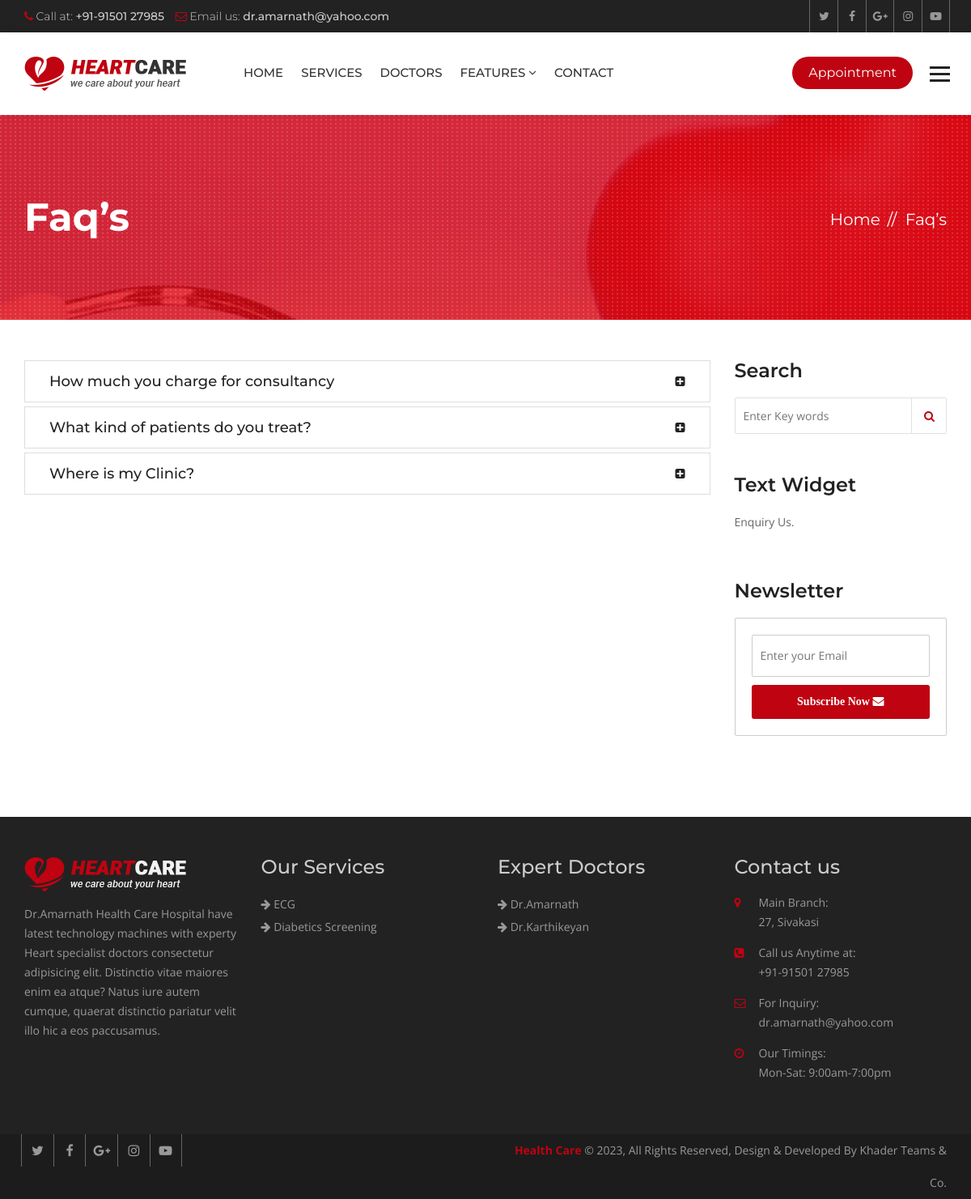
The page /faqs/ on the database its author committed.
### hospital/models.py (models this page shows, shortened)
class Faq(models.Model):
    question = models.CharField(max_length=120)
    answer = models.TextField()

class Service(models.Model):
    title = models.CharField(max_length=120)
    description = models.TextField()
    items = models.ManyToManyField(to='Item',)
    thumbnail = models.ImageField(upload_to='services/')
    cover = models.ImageField(upload_to='services/')
    image1 = models.ImageField(upload_to='services/', blank=True, null=True)
    image2 = models.ImageField(upload_to='services/', blank=True, null=True)

class Doctor(models.Model):
    name = models.CharField(max_length=120)
    speciality = models.CharField(max_length=120)
    picture = models.ImageField(upload_to="doctors/")
    details = models.TextField()
    experience = models.TextField()
    expertize = models.ManyToManyField(to='Expertize', related_name='doctors')
    twitter = models.CharField(max_length=120, blank=True, null=True)
    facebook = models.CharField(max_length=120, blank=True, null=True)
    instagram = models.CharField(max_length=120, blank=True, null=True)

### hospital/views.py (the view)
# urls.py: path('faqs/', views.FaqListView.as_view(), name="faqs"),
class FaqListView(ListView):
    template_name = 'hospital/faqs.html'
    queryset = Faq.objects.all()

### hospital/context_processors.py (called while the page is built)
def footer_content(request):
    services = Service.objects.all()
    doctors = Doctor.objects.all()
    context = {
        'services': services,
        'doctors': doctors
    }
    return context

### templates/hospital/faqs.html (shortened to what this page needs)
{% extends 'base.html' %}
{% block maincontent %}
<div class="inner-banner">
  <div class="container">
    <div class="row">
      <div class="col-md-7">
        <h1>Faq’s</h1>
      </div>
      <div class="col-md-5">
        <ol class="breadcrumb">
          <li><a href="{% url 'index' %}">Home</a></li>
          <li class="active">Faq’s</li>
        </ol>
      </div>
    </div>
  </div>
</div>
<div class="main-content">
  <section class="faqs">
    <div class="container">
      <div class="row">
        <div class="col-md-9">
          <div class="panel-group" id="accordion" role="tablist" aria-multiselectable="true">
            {% for faq in object_list %}
            <div class="panel panel-default">
              <div class="panel-heading" role="tab" id="heading{{ forloop.counter }}">
                <h4 class="panel-title"> <a class="collapsed" role="button" data-toggle="collapse"
                    data-parent="#accordion" href="#collapse{{ forloop.counter }}" aria-expanded="false"
                    aria-controls="collapse{{ forloop.counter }}">
                    {{ faq.question }}</a></h4>
              </div>
            </div>
            {% endfor %}
          </div>
        </div>
        <aside class="col-md-3">
          <div class="sidebar">
            <div class="widget search-widget">
              <h3>Search</h3>
              <form class="search-form">
                <input placeholder="Enter Key words" type="search">
                <button type="submit"><i class="fa fa-search" aria-hidden="true"></i></button>
              </form>
            </div>
            <div class="widget text-widget">
              <h3>Text Widget</h3>
              <p>Enquiry Us.</p>
            </div>
            <div class="widget newsletter-widget">
              <h3>Newsletter</h3>
              <form class="newsletter-form">
                <input placeholder="Enter your Email" type="email">
                <button type="submit">Subscribe Now <i class="fa fa-envelope" aria-hidden="true"></i></button>
              </form>
            </div>
          </div>
        </aside>
      </div>
    </div>
  </section>
</div>
{% endblock maincontent %}

### templates/partials/_footer.html
{% load static %}
<footer class="footer">
  <div class="footer-widgets">
    <div class="container">
      <div class="row">
        <div class="col-md-3 col-sm-6">
          <div class="widget"> <img class="ft-logo" src="{% static 'heartcare/images/footer-logo.png' %}" alt="">
            <p>Dr.Amarnath Health Care  Hospital have latest technology machines with experty Heart specialist doctors
              consectetur adipisicing elit. Distinctio vitae maiores enim ea atque? Natus iure autem cumque, quaerat
              distinctio pariatur velit illo hic a eos paccusamus. </p>
          </div>
        </div>
        <div class="col-md-3 col-sm-6">
          <div class="widget">
            <h3>Our Services</h3>
            <ul>
              {% for service in services|slice:':8' %}
              <li><a href="{% url 'service_details' service.id %}"><i class="fa fa-arrow-right"></i>
                  {{service.title }}</a></li>
              {% endfor %}
            </ul>
          </div>
        </div>
        <div class="col-md-3 col-sm-6">
          <div class="widget">
            <h3>Expert Doctors</h3>
            <ul>
              {% for doctor in doctors|slice:':8' %}
              <li><a href="{% url 'doctor_details' doctor.id %}"><i class="fa fa-arrow-right"></i> {{ doctor.name }}</a>
              </li>
              {% endfor %}
            </ul>
          </div>
        </div>
        <div class="col-md-3 col-sm-6">
          <div class="widget">
            <h3>Contact us</h3>
            <address>
              <ul>
                <li> <span class="icon"><i class="fa fa-map-marker" aria-hidden="true"></i></span> <span
                    class="add-text"><strong>Main Branch:</strong>  27, Sivakasi</span> </li>
                <li> <span class="icon"><i class="fa fa-phone-square" aria-hidden="true"></i></span> <span
                    class="add-text"><strong>Call us Anytime at:</strong> +91-91501 27985</span> </li>
                <li> <span class="icon"><i class="fa fa-envelope-o" aria-hidden="true"></i></span> <span
                    class="add-text"><strong>For Inquiry:</strong> dr.amarnath@yahoo.com</span> </li>
                <li> <span class="icon"><i class="fa fa-clock-o" aria-hidden="true"></i></span> <span
                    class="add-text"><strong>Our Timings:</strong> Mon-Sat: 9:00am-7:00pm</span> </li>
              </ul>
            </address>
          </div>
        </div>
      </div>
    </div>
  </div>
  <div class="footer-cr">
    <div class="container">
      <div class="row">
        <div class="col-md-6">
          <div class="footer-social"> <a href="#"><i class="fa fa-twitter" aria-hidden="true"></i></a> <a href="#"><i
                class="fa fa-facebook" aria-hidden="true"></i></a> <a href="#"><i class="fa fa-google-plus"
                aria-hidden="true"></i></a> <a href="#"><i class="fa fa-instagram" aria-hidden="true"></i></a> <a
              href="#"><i class="fa fa-youtube-play" aria-hidden="true"></i></a>
          </div>
        </div>
        <div class="col-md-6">
          <p><strong>Health Care</strong> © {% now 'Y' %}, All Rights Reserved, Design & Developed By Khader Teams & Co.</p>
        </div>
      </div>
    </div>
  </div>
</footer>

### heartcare/static/heartcare/css/custom.css (style rules this page uses)
html body { font-family: 'Open Sans', sans-serif; color: #777777; font-size: 14px; }
p { line-height: 24px; }
body h1, body h2, body h3, body h4, body h5, body h6 { font-family: 'Montserrat', sans-serif; margin: 0px; }
body h1 { font-size: 48px; }
body h3 { font-size: 24px; }
body h4 { font-size: 20px; }
.inner-banner { background: url(../images/inner.jpg) no-repeat top center; position: relative; width: 100%; float: left; padding: 100px 0 100px; background-color: #bf0311; z-index: 0; }
.inner-banner:after { background: url(../images/patt.png); position: absolute; left: 0; top: 0; content: ""; width: 100%; height: 100%; }
.inner-banner .container { position: relative; z-index: 99; }
.inner-banner h1 { color: #fff; font-weight: 700; }
.inner-banner .breadcrumb { text-align: right; background: none; padding: 0px; margin: 15px 0 0; }
.inner-banner .breadcrumb>li, .inner-banner .breadcrumb>li a { color: #fff; font-size: 20px; font-family: 'Montserrat', sans-serif; }
.inner-banner .breadcrumb>li+li::before { color: #fff; content: "// "; padding: 0 5px; }
.main-content { width: 100%; float: left; padding: 50px 0; }
.faqs .panel-default>.panel-heading { background: #ffffff none repeat scroll 0 0; border: 0 none; padding: 0 30px; position: relative; }
.faqs .panel-default>.panel-heading a { color: #222; display: block; }
.faqs .panel-default>.panel-heading a.collapsed { color: #222; }
.faqs .panel-default>.panel-heading a::after { color: #bf0311; content: "\f146"; font-family: FontAwesome; font-size: 14px; position: absolute; right: 30px; top: 0; }
.faqs .panel-default>.panel-heading a.collapsed::after { color: #222; content: "\f0fe"; font-family: FontAwesome; font-size: 14px; position: absolute; right: 30px; top: 0; }
.faqs .panel-default>.panel-heading h4 { font-weight: 500; line-height: 50px; font-size: 18px; }
.faqs .panel-default>.panel-heading h4 a { color: #bf0311; }
.faqs .panel-group .panel { border-radius: 0; box-shadow: none; }
.footer { width: 100%; float: left; background: #222222; padding: 50px 0 0 0; }
.footer .widget { width: 100%; float: left; margin: 0 0 50px; }
.footer .widget ul { margin: 0px; padding: 0px; list-style: none; }
.footer .widget li { line-height: 28px; color: #999999; }
.footer .widget a { color: #999; }
.footer .widget h3 { margin: 0 0 20px; color: #cccccc; line-height: 24px; }
.ft-logo { margin-bottom: 16px; max-width: 100%; height: auto; }
.footer .widget p { line-height: 24px; color: #999999; }
.footer .widget address li { float: left; line-height: 24px; margin-bottom: 14px; width: 100%; }
.widget address .icon { width: 30px; float: left; color: #bf0311; }
.widget address .add-text { float: left; width: 80%; }
.widget address .add-text>strong { display: block; font-weight: 400; }
.footer-cr { width: 100%; float: left; clear: both; background: #1c1c1c; }
.footer-cr p { margin: 0px; line-height: 40px; color: #999999; text-align: right; }
.footer-cr p strong { color: #bf0311; }
.footer-social a { border-left: 1px solid #666666; color: #999999; display: inline-block; font-size: 16px; line-height: 40px; margin-left: -4px; text-align: center; width: 40px; }
.footer-social a:last-child { border-right: 1px solid #666666; }
.sidebar .widget { float: left; margin-bottom: 50px; width: 100%; }
.sidebar .widget h3 { color: #222222; font-size: 24px; font-weight: 600; margin: 0 0 20px; }
.search-form { overflow: hidden; position: relative; width: 100%; }
.search-form input { border: 1px solid #e1e1e1; border-radius: 2px; height: 45px; padding: 0 10px; width: 100%; }
.search-form button { -moz-border-bottom-colors: none; -moz-border-left-colors: none; -moz-border-right-colors: none; -moz-border-top-colors: none; background: rgba(0, 0, 0, 0) none repeat scroll 0 0; border-color: currentcolor currentcolor currentcolor #e1e1e1; border-image: none; border-style: none none none solid; border-width: 0 0 0 1px; color: #666666; height: 45px; line-height: 45px; padding: 0 15px; position: absolute; right: 0; top: 0; }
.sidebar .text-widget p { color: #666666; line-height: 24px; }
.newsletter-form { background: #fff; border-radius: 2px; padding: 20px; border: 1px solid #ccc; }
.newsletter-form input { border: 1px solid #cccccc; border-radius: 2px; line-height: 50px; padding: 0 10px; width: 100%; }
.newsletter-form button { border: 0 none; border-radius: 3px; color: #ffffff; font-family: "Roboto Slab", serif; font-weight: 700; line-height: 40px; margin-top: 10px; text-align: center; width: 100%; }

### rows shown on the page
Faq: question "How much you charge for consultancy"
Faq: question "What kind of patients do you treat?"
Faq: question "Where is my Clinic?"
Service: title "ECG"
Service: title "Diabetics Screening"
Doctor: name "Dr.Amarnath"
Doctor: name "Dr.Karthikeyan"
